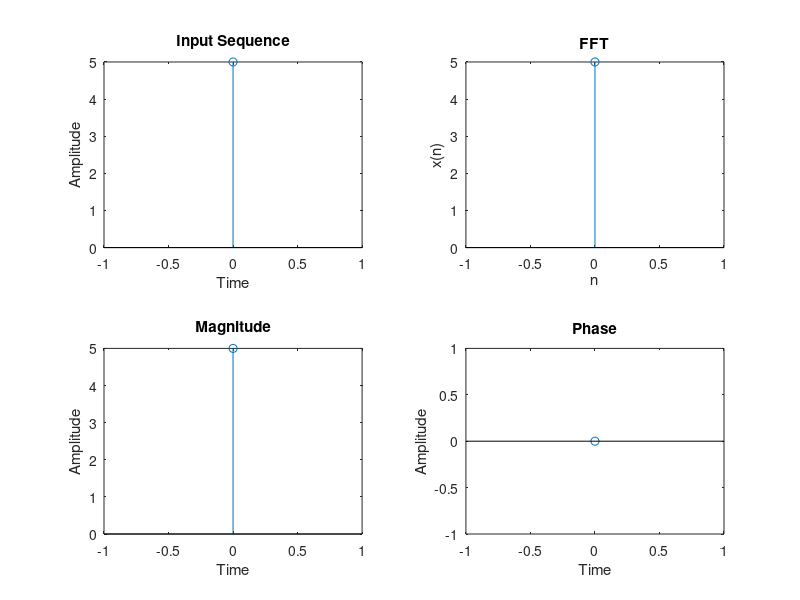

This figure's MATLAB source:
clc,
clear;
close all;

x=input('Enter the sequence: ');
N=length(x); 
n=0:N-1;
subplot(2,2,1);
stem(n,x);
xlabel('Time');
ylabel('Amplitude');
title('Input Sequence');

F=fft(x,N);

disp('Output: ');
disp(F);

subplot(2,2,2);
stem(n,F);
xlabel('n');
ylabel('x(n)');
title('FFT');

j=abs(F);
  
subplot(2,2,3);
stem(n,j);
xlabel('Time');
ylabel('Amplitude');
title('Magnitude');

h=angle(F);

subplot(2,2,4);
stem(n,h);
xlabel('Time');
ylabel('Amplitude');
title('Phase');




